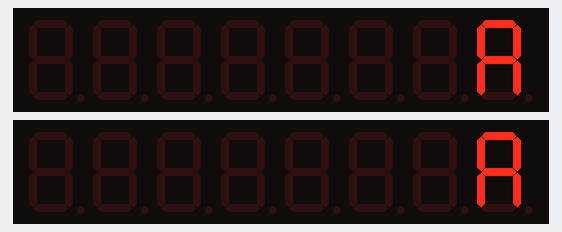
The sketch below on a simulated Arduino Uno, built with avr-gcc and run on an emulated ATmega328P. On the bench: 2 × 8-digit seven-segment display.

Above: at 0.1 s.
At 2.1 s:
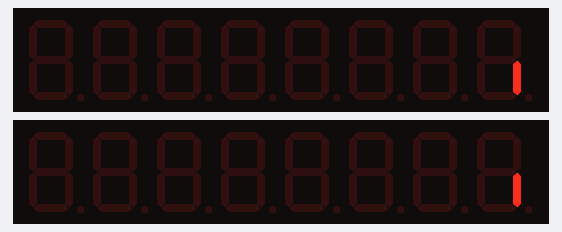
At 4.6 s:
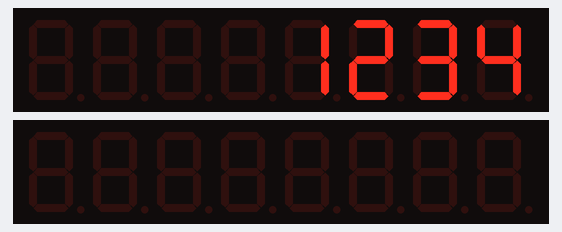
At 9.1 s:
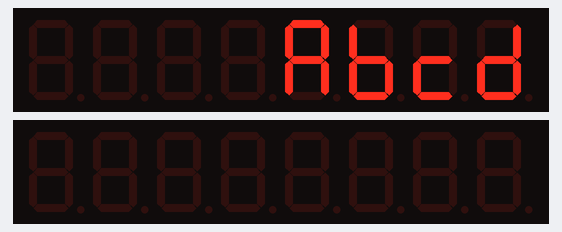
At 14.1 s:
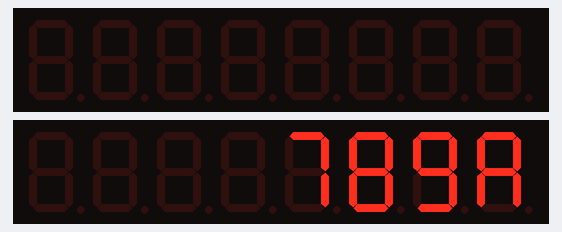
At 18.6 s:
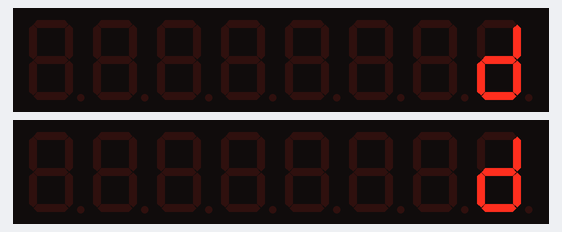

Measured:
- by itself, everything shown: repeats every 17.6 s, in 35 steps
- what the display in image 2 shows lasts 0.5 s, from 4.5 s to 5.0 s

The sketch:

LCDemo7Segment_test.ino
```cpp
//We always have to include the library
#include "LedControl.h"

/*
 Now we need a LedControl to work with.
 ***** These pin numbers will probably not work with your hardware *****
 pin 12 is connected to the DataIn
 pin 11 is connected to the CLK
 pin 10 is connected to LOAD
 We have only a single MAX72XX.
 */
LedControl lc=LedControl(12,11,10,2);

/* we always wait a bit between updates of the display */
unsigned long delaytime=500;

void setup() {
  /*
   The MAX72XX is in power-saving mode on startup,
   we have to do a wakeup call
   */
  lc.shutdown(0,false);
  lc.shutdown(1,false);
  /* Set the brightness to a medium values */
  lc.setIntensity(0,8);
  lc.setIntensity(1,8);
  /* and clear the display */
  lc.clearDisplay(0);
  lc.clearDisplay(1);
}


/*
 This method will display the characters for the
 word "Arduino" one after the other on digit 0.
 */
void writeArduinoOn7Segment() {
  lc.setChar(0,0,'a',false);
  lc.setChar(1,0,'a',false);
  delay(delaytime);
  lc.setRow(0,0,0x05);
  lc.setRow(1,0,0x05);
  delay(delaytime);
  lc.setChar(0,0,'d',false);
  lc.setChar(1,0,'d',false);
  delay(delaytime);
  lc.setRow(0,0,0x1c);
  lc.setRow(1,0,0x1c);
  delay(delaytime);
  lc.setRow(0,0,B00010000);
  lc.setRow(1,0,B00010000);
  delay(delaytime);
  lc.setRow(0,0,0x15);
  lc.setRow(1,0,0x15);
  delay(delaytime);
  lc.setRow(0,0,0x1D);
  lc.setRow(1,0,0x1D);
  delay(delaytime);
  lc.clearDisplay(0);
  lc.clearDisplay(1);
  delay(delaytime);
}

/*
  This method will scroll all the hexa-decimal
 numbers and letters on the display. You will need at least
 four 7-Segment digits. otherwise it won't really look that good.
 */
void scrollDigits() {
  for(int i=0;i<13;i++) {
    lc.setDigit(0,3,i,false);
    lc.setDigit(0,2,i+1,false);
    lc.setDigit(0,1,i+2,false);
    lc.setDigit(0,0,i+3,false);
    delay(delaytime);
  }
  lc.clearDisplay(0);

  for(int i=0;i<13;i++) {
    lc.setDigit(1,3,i,false);
    lc.setDigit(1,2,i+1,false);
    lc.setDigit(1,1,i+2,false);
    lc.setDigit(1,0,i+3,false);
    delay(delaytime);
  }

  lc.clearDisplay(1);
  delay(delaytime);
}

void loop() {
  writeArduinoOn7Segment();
  scrollDigits();
}
```
